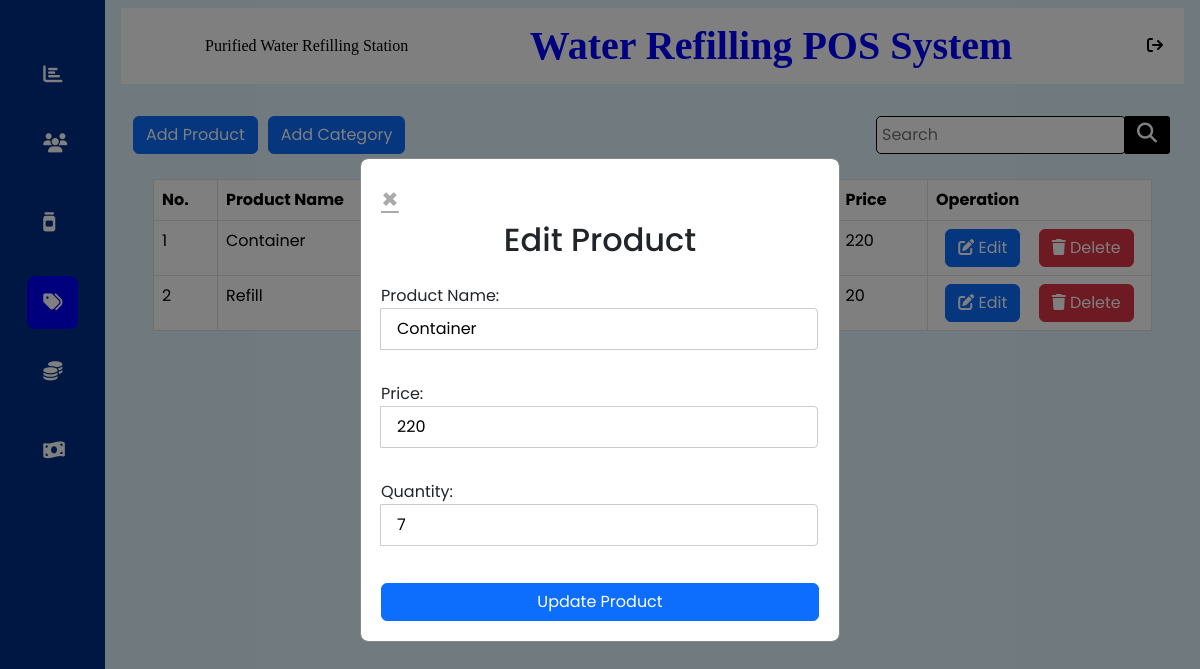
The page /water_refilling_POS_system/admin/products.php?editid=2 (signed in) on the database its author committed.
### tables this page shows
CREATE TABLE `tbl_system_setup` (
  `setup_id` int(11) NOT NULL,
  `WRS_name` varchar(100) NOT NULL,
  `WRS_acronym` varchar(20) NOT NULL,
  `WRS_logo` text NOT NULL
);

CREATE TABLE `tbl_products` (
  `product_id` int(11) NOT NULL,
  `p_name` varchar(30) NOT NULL,
  `p_price` int(11) NOT NULL,
  `quantity` int(11) NOT NULL,
  `category_id` int(11) NOT NULL
);

### water_refilling_POS_system/admin/products.php (the view, shortened to what this page needs)
<?php
	include "function.php";
	$wrs_sql = "SELECT * FROM `tbl_system_setup` WHERE setup_id = 1";
	$wrs_result = mysqli_query($con, $wrs_sql);
	if ($wrs_result) {
	    $row = mysqli_fetch_assoc($wrs_result);
	    if ($row) {
	        $WRS_name = $row['WRS_name'];
	    } else {
	        echo "No records found.";
	    }
	} else {
	    echo "Error in query: " . mysqli_error($con);
	}
	if (isset($_GET['editid'])) {
	    $edit_id = mysqli_real_escape_string($con, $_GET['editid']);
	    $query = "SELECT * FROM tbl_products JOIN tbl_category ON tbl_products.category_id = tbl_category.category_id WHERE product_id = '$edit_id' LIMIT 1";
	    $result = mysqli_query($con, $query);
	    if ($result && mysqli_num_rows($result) > 0) {
	        $customer = mysqli_fetch_assoc($result);
	        $p_name_in_database = $customer['p_name'];
	        $p_price_in_database = $customer['p_price'];
	        $quantity_in_database = $customer['quantity'];
	        $category_description_in_database = $customer['category_description'];
		    } else {
	        echo "Product not found.";
	    }
	}
?>
<!DOCTYPE html>
<html lang="en">
<head>
	<link rel="stylesheet" href="../css/bootstrap.css">
	<link rel="stylesheet" href="../css/style.css">
	<link rel="stylesheet" href="../css/all.min.css">
</head>
<body>
	<main>
		<div class="sidebar">
			<ul class="menu" style="margin-top: 3em;">
		        <li>
		            <a href="dashboard.php">
		                <i class="fas fa-chart-bar"></i>
		            </a>
		        </li>
		        <li>
		            <a href="customers.php">
		                <i class="fas fa-users"></i>
		            </a>
		        </li>
		        <li>
		            <a href="gallon_inventory.php">
		                <i class="fas fa-jar"></i>
		            </a>
		        </li>
		        <li class="active">
		            <a href="products.php">
		                <i class="fas fa-tags"></i>
		            </a>
		        </li>
		        <li>
		            <a href="sales.php">
		                <i class="fas fa-coins"></i>
		            </a>
		        </li>
		        <li>
		            <a href="cash_management.php">
		                <i class="fas fa-money-bill-wave"></i>
		            </a>
		        </li>
		    </ul>
		</div>
		<div class="main-content">
			<?php include "header.php"; ?>
		    <div class="section sect1">
		    	<div class="container">
		    		<div class="row">
		    			<div class="col-md-12">
		    				<div class="main-btn-wrapper dp-flex space-between" style="margin-bottom: 0.3rem;">
		    					<div class="btn-content dp-flex" style="justify-content: flex-end; gap: 10px;">
		    						<button id="openModalBtn" class="btn btn-primary">Add Product</button>
		    						<button id="openModalBtn2" class="btn btn-primary">Add Category</button>
		    					</div>
		    					<form class="dp-flex" method="post" style="background: lightgray;">
							        <input type="text" name="searchInput" id="searchInput" placeholder="Search" autocomplete="off">
							        <button type="submit" name="submit"><i class="fa-solid fa-search"></i></button>
							    </form>
		    				</div>
							<div id="editProductModal" class="modal" <?php if(isset($_GET['editid'])) { echo 'style="display:block;"'; } ?>>
							    <div class="modal-wrapper">
							        <div class="modal-content">
							            <a href="products.php" class="edit_close">&times;</a>
							            <center><h2>Edit Product</h2></center>
							            <form action="edit_product.php" method="POST" style="width: 100%;">
							                <div class="input-group">
							                    <label class="label" for="p_name">Product Name:</label>
							                    <input type="text" id="p_name" name="p_name" value="<?php echo $p_name_in_database; ?>" autocomplete="off" required>
							                </div>
							                <div class="input-group">
							                    <label class="label" for="p_price">Price:</label>
							                    <input type="number" id="p_price" name="p_price" value="<?php echo $p_price_in_database; ?>" autocomplete="off" required>
							                </div>
							                <?php
							                	if($category_description_in_database == "Water"){
							                		?>
							                		<div class="input-group">
									                    <label class="label" for="quantity">Quantity:</label>
									                    <input type="text" id="quantity" name="quantity" value="<?php echo "Uncountable"; ?>" autocomplete="off" disabled required>
									                    <input type="hidden" id="quantity" name="quantity" value="<?php echo $quantity_in_database; ?>">
									                </div>
							                		<?php
							                	}else{
							                		?>
							                		<div class="input-group">
									                    <label class="label" for="quantity">Quantity:</label>
									                    <input type="number" id="quantity" name="quantity" value="<?php echo $quantity_in_database; ?>" autocomplete="off" required>
									                </div>
							                		<?php
							                	}
							                ?>
							                <input class="btn btn-primary submit-btn" type="submit" value="Update Product">
							            </form>
							        </div>
							    </div>
							</div>
		    				<div class="table-wrapper">
		    					<div class="table-content">
		    						<table class="table table-bordered">
		    							<thead class="thead-dark">
		    								<tr>
		    									<th scope="col" style="width: 4rem;">No.</th>
		    									<th scope="col">Product Name</th>
		    									<th scope="col">Stocks</th>
		    									<th scope="col">Category</th>
		    									<th scope="col">Price</th>
		    									<th scope="col" style="width: 14rem;">Operation</th>
		    								</tr>
		    							</thead>
				<tbody>
					<?php
						if(isset($_POST['submit'])){
							$searchInput = $_POST['searchInput'];
							$sql = "SELECT * FROM `tbl_products` JOIN tbl_category ON tbl_products.category_id = tbl_category.category_id where p_name like '%$searchInput%' order by p_name ASC";
							$result = mysqli_query($con, $sql);
							if($result && mysqli_num_rows($result)>0){
								$number = 0;
								while ($row = mysqli_fetch_assoc($result)) {
									++$number;
									$product_id = $row['product_id'];
									$p_name = $row['p_name'];
									$p_price = $row['p_price'];
									$category_id = $row['category_id'];
									$category_description = $row['category_description'];
									$quantity = $row['quantity'];
									if($quantity >= 99999999){
										$quantity = "<i class='fas fa-infinity'></i>";
									}
						?>
								<tr>
									<td><?php echo "$number"; ?></td>
									<td><?php echo "$p_name"; ?></td>
									<td><?php echo "$quantity"; ?></td>
									<td><?php echo "$category_description"; ?></td>
									<td><?php echo "$p_price"; ?></td>
									<td>
										<div class="operation-wrapper dp-flex space-around" style="font-size: 0.5rem;">
											<?php echo '<a href="products.php?editid='.$product_id.'">
												        <button class="btn btn-primary">
												            <i class="fas fa-edit"></i> Edit
												        </button>
												      </a>';
												echo '<button class="btn btn-danger" onclick="confirmDeleteProduct	('.$product_id.')"><i class="fas fa-trash"></i> Delete</button>';
											 ?>
										</div>
									</td>
								</tr>
						<?php
								}
								}else{
									?>
										<tr>
											<td colspan='6'><?php echo "Product not found!"; ?></td>
										</tr>
									<?php
								}
						}else{
					?>
					<?php
						$sql = "SELECT * FROM `tbl_products` JOIN tbl_category ON tbl_products.category_id = tbl_category.category_id order by p_name ASC";
						$result = mysqli_query($con, $sql);
						if($result && mysqli_num_rows($result)>0){
							$number = 0;
							while ($row = mysqli_fetch_assoc($result)) {
								++$number;
								$product_id = $row['product_id'];
									$p_name = $row['p_name'];
									$p_price = $row['p_price'];
									$category_description = $row['category_description'];
									$quantity = $row['quantity'];
									if($quantity >= 99999999){
										$quantity = "<i class='fas fa-infinity'></i>";
									}
					?>
								<tr>
									<td><?php echo "$number"; ?></td>
									<td><?php echo "$p_name"; ?></td>
									<td><?php echo "$quantity"; ?></td>
									<td><?php echo "$category_description"; ?></td>
									<td><?php echo "$p_price"; ?></td>
									<td>
										<div class="operation-wrapper dp-flex space-around" style="font-size: 0.5rem;">
											<?php echo '<a href="products.php?editid='.$product_id.'">
													<button class="btn btn-primary">
													    <i class="fas fa-edit"></i> Edit
													</button>
													</a>';
												echo '<button class="btn btn-danger" onclick="confirmDeleteProduct	('.$product_id.')"><i class="fas fa-trash"></i> Delete</button>';
											 ?>
										</div>
									</td>
								</tr>
					<?php
							}
						}else{
							?>
								<tr>
									<td colspan='6'><?php echo "No Product Recorded!"; ?></td>
								</tr>
							<?php
						}
					}
					?>
				</tbody>
		    						</table>
		    					</div>
		    				</div>
		    			</div>
		    		</div>
		    	</div>
		    </div>
		</div>
	</main>
</body>
</html>

### water_refilling_POS_system/admin/header.php
<div class="top-wrapper">
	<div class="top-content dp-flex space-between align-center">
		<div class="top-each dp-flex align-center" style="gap: 1rem;">
			<div class="wrs_logo"></div>
			<div class="system_name"><?php echo "$WRS_name"; ?></div>
		</div>
		<div class="top-each">
			<h1 class="no-margin" style="font-family:rockwell; font-weight: bold;">Water Refilling POS System</h1>
		</div>
		<div class="top-each">
			<a href="cash_denomination.php"><button class=" btn btn-logout"><i class="fas fa-sign-out"></i></button></a>
		</div>
	</div>
</div>

### water_refilling_POS_system/css/style.css (style rules this page uses)
* { box-sizing: border-box; margin: 0; padding: 0; border: none; outline: none; font-family: "Poppins", sans-serif; }
main { display: flex; }
.container { max-width: 1280px; margin: auto; }
.dp-flex { display: flex; }
.align-center { align-items: center; }
.space-between { justify-content: space-between; }
.space-around { justify-content: space-around; }
.no-margin { margin: 0px; }
.sidebar { width: 110px; height: 100vh; padding: 0 1.7rem; color: gray !important; overflow: hidden; transition: all 0.3s linear; background: #002f87; position: sticky; top: 0; }
.menu { height: 88%; position: relative; list-style: none; padding: 0; }
.menu li { padding: 1rem; margin: 1rem 0; border-radius: 8px; transition: all 0.2s ease-in-out; }
.active { background: blue; }
.menu a { color: white; font-size: 14px; text-decoration: none; display: flex; align-items: center; gap: 1.5rem; }
.menu a i { font-size: 1.2rem; }
.main-content { overflow: hidden; position: relative; width: 100%; background: #e1f5fe; padding: 0.5rem 1rem; }
#searchInput { padding: 5px 3rem 5px 5px; width: 250px; border: solid 1px black; margin-bottom: 7px; border-radius: 5px; }
.input-group { margin: 1.5rem 0; }
input { display: block; width: 100%; padding: 0.5rem 1rem; border: 1px solid #ccc; border-radius: 0.25rem; }
form { position: relative; width: 400px; padding: 2.5rem; border: 1px solid black; border-radius: 5px; background-image: linear-gradient(128deg, #2196f3ba, #0027ff54); }
.top-wrapper { position: relative; z-index: 10; }
.top-content { padding: 0.5rem!important; background: white; color: blue; }
.top-content .btn-logout { color: black; background: transparent; }
.system_name { color: black; font-family: Cooper black; }
body { position: relative; }
.table-wrapper { position: relative; z-index: 2; background-color: transparent; padding: 20px; }
.wrs_logo { height: 60px; width: 60px; background-image: url(../img/water_splash.jpg); background-size: cover; background-repeat: no-repeat; background-position: center; border-radius: 50%; }
.section { position: relative; z-index: 10; }

### rows shown on the page
tbl_system_setup: WRS_name "Purified Water Refilling Station"
tbl_products: p_name "Container", p_price "220", quantity "7"
tbl_products: p_name "Refill", p_price "20"
